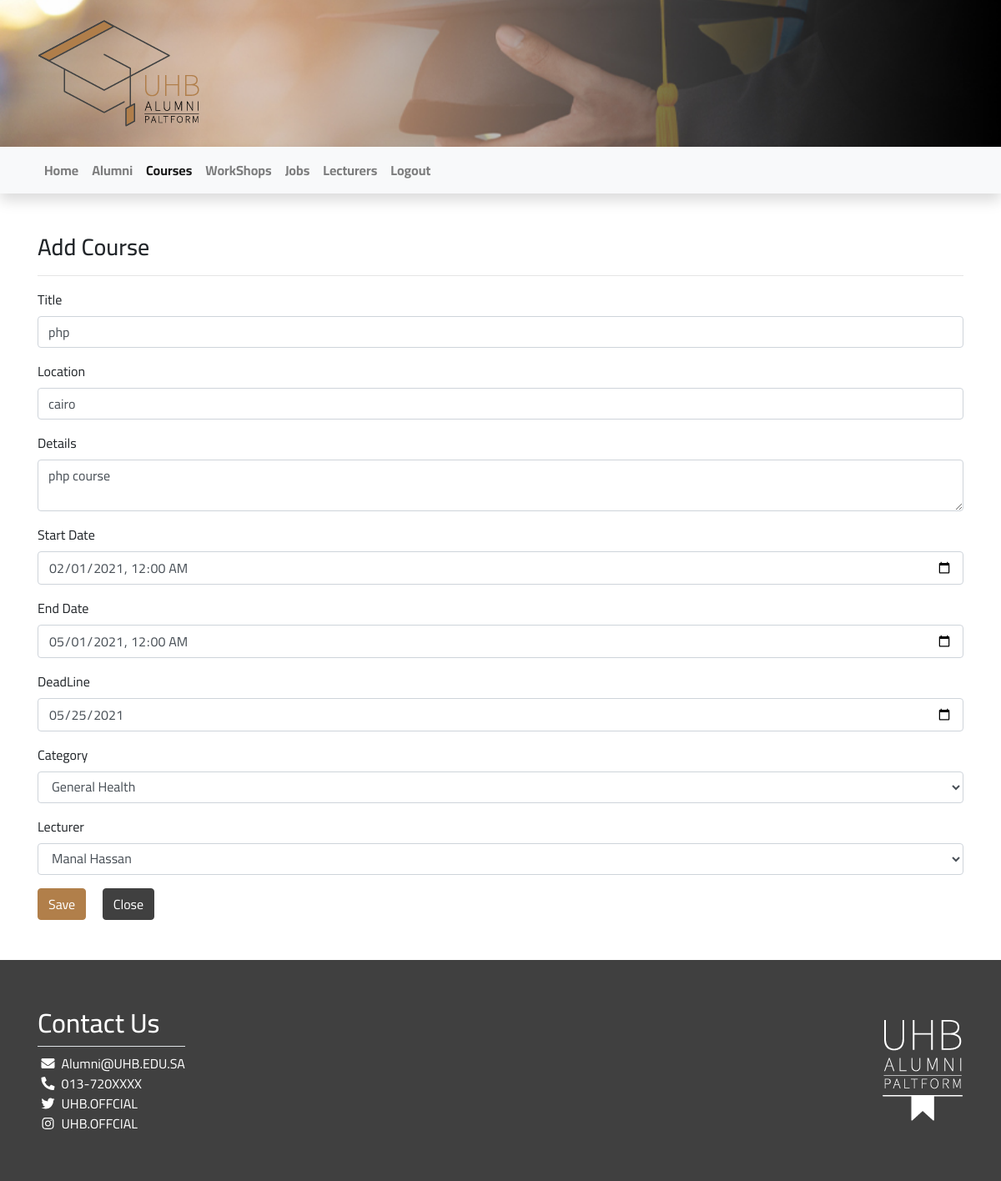
Page /Code/views/courses/edit.php?id=2 (signed in) on the committed database.
### tables this page shows
CREATE TABLE `courses` (
  `id` int(11) NOT NULL,
  `crs_name` varchar(255) NOT NULL,
  `location` varchar(255) NOT NULL,
  `details` text NOT NULL,
  `start_date` datetime NOT NULL,
  `end_date` datetime NOT NULL,
  `deadline` date NOT NULL,
  `lecturer_id` int(11) NOT NULL,
  `category_id` int(11) NOT NULL
);

CREATE TABLE `categories` (
  `id` int(11) NOT NULL,
  `catg_name` varchar(255) NOT NULL
);

CREATE TABLE `lecturers` (
  `id` int(11) NOT NULL,
  `SSN` varchar(255) NOT NULL,
  `lec_name` varchar(255) NOT NULL,
  `email` varchar(255) NOT NULL,
  `password` varchar(255) NOT NULL,
  `salt` varchar(10) NOT NULL,
  `phone` varchar(25) NOT NULL,
  `cv` varchar(255) NOT NULL,
  `department_id` int(11) NOT NULL
);

### Code/views/courses/edit.php (the view, shortened to what this page needs)
<?php
require_once"../../init/init.php";
		?>
		<?php
$stmt = $con->prepare("SELECT * FROM categories");
$stmt->execute();
$categories = $stmt->fetchAll();
$stmt = $con->prepare("SELECT * FROM lecturers");
$stmt->execute();
$lecturers = $stmt->fetchAll();
$stmt = $con->prepare("SELECT * FROM courses WHERE id = ? LIMIT 1");
$stmt->execute([$_GET['id']]);
$course = $stmt->fetch();
?>
	<div class="container py-5">
		<h3>Add Course</h3>
		<hr />
		<form action="<?= $_SERVER['REQUEST_URI'] ?>" method="post">
			<div class="form-group">
				<label for="title">Title</label>
				<input type="text" class="form-control" id="title" name="name" value="<?= $course['crs_name'] ?>">
			</div>
			<div class="form-group">
				<label for="location">Location</label>
				<input type="text" class="form-control" id="location" name="location" value="<?= $course['location'] ?>">
			</div>
			<div class="form-group">
				<label for="details">Details</label>
				<textarea id="details" class="form-control" name="details"><?= $course['details'] ?></textarea>
			</div>
			<div class="form-group">
				<label for="start_date">Start Date</label>
				<input type="datetime-local" class="form-control" id="start_date" name="start_date" value="<?= $course['start_date'] ?>">
			</div>
			<div class="form-group">
				<label for="end_date">End Date</label>
				<input type="datetime-local" class="form-control" id="end_date" name="end_date" value="<?= $course['end_date'] ?>">
			</div>
			<div class="form-group">
				<label for="deadline">DeadLine</label>
				<input type="date" class="form-control" id="deadline" name="deadline" value="<?= $course['deadline'] ?>">
			</div>
			<div class="form-group">
				<label for="category">Category</label>
				<select class="form-control" id="category" name="category">
					<?php foreach ($categories as $category): ?>
						<option value="<?= $category['id'] ?>"
							<?php if ( $category['id'] == $course['category_id'] ): ?>
								selected
							<?php endif; ?>
						>
							<?= $category['catg_name'] ?>
						</option>
					<?php endforeach; ?>
				</select>
			</div>
			<div class="form-group">
				<label for="lecturer">Lecturer</label>
				<select class="form-control" id="lecturer" name="lecturer">
					<?php foreach ($lecturers as $lecturer): ?>
						<option value="<?= $lecturer['id'] ?>"
							<?php if ( $lecturer['id'] == $course['lecturer_id'] ): ?>
								selected
							<?php endif; ?>
						>
							<?= $lecturer['lec_name'] ?>
						</option>
					<?php endforeach; ?>
				</select>
			</div>
			<button type="submit" class="btn btn-primary ">Save</button>
			<a href="index.php" class="btn btn-secondary ml-3">Close</a>
		</form>
	</div>
<?php require_once"../includes/footer.php"; ?>

### Code/assets/css/style.css (style rules this page uses)
body { background-repeat: no-repeat; background-size: cover; font-family: 'Cairo'; background-attachment: fixed; background-position: center; }

### rows in the picture
courses: name "php", location "cairo", details "php course", start_date "02/01/2021 00:00", end_date "05/01/2021 00:00", deadline "05/25/2021", category "General Health", lecturer "Manal Hassan"
